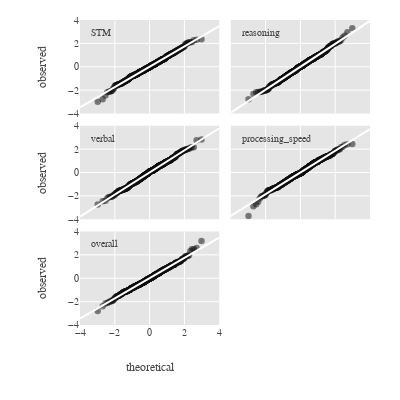

Here is the notebook cell this chart was saved with:
### Markdown cell above
## Regress Cognitive Scores on to Health Factor Scores

### Code cell
adj = 'bonferroni'
r1_regressions, r1_models = ws.regression_analyses(
	'%s ~ F1 + F2', comp_scores, Zcc, n_comparisons=15)

## QQ-Plots of residuals from linear regression models
qq_nms, qq_res = np.empty([3, 2], dtype='object'), np.empty([3,2], dtype='object')
for im, m in enumerate(r1_models):
	ir, ic = np.unravel_index(im, [3,2])
	qq_res[ir, ic] = probplot(m.resid, dist="norm")
	qq_nms[ir, ic] = m.model.endog_names

qq_f = wp.qq_plots(qq_res, qq_nms,
	layout_args = {'width': 400, 'height': 400}
)

iplot(qq_f)
if write_images:
	qq_f.write_image('./images/r1_qq.svg')

### Figure 1 — Plotly figure (JSON) as saved in the notebook; plotly's stock layout.template omitted (floating-point values rounded to 4 significant figures; data arrays with more than 128 entries replaced by an {"elided": "..."} marker saying what was removed)
{"data": [{"marker": {"color": "black", "opacity": 0.5, "size": 5}, "mode": "markers", "showlegend": false, "type": "scatter", "x": {"elided": "485 float values"}, "xaxis": "x", "y": {"elided": "485 float values"}, "yaxis": "y"}, {"line": {"color": "white", "width": 2}, "mode": "lines", "showlegend": false, "type": "scatter", "x": [-4, 4], "xaxis": "x", "y": [-3.482, 3.482], "yaxis": "y"}, {"marker": {"color": "black", "opacity": 0.5, "size": 5}, "mode": "markers", "showlegend": false, "type": "scatter", "x": {"elided": "485 float values"}, "xaxis": "x2", "y": {"elided": "485 float values"}, "yaxis": "y2"}, {"line": {"color": "white", "width": 2}, "mode": "lines", "showlegend": false, "type": "scatter", "x": [-4, 4], "xaxis": "x2", "y": [-3.918, 3.918], "yaxis": "y2"}, {"marker": {"color": "black", "opacity": 0.5, "size": 5}, "mode": "markers", "showlegend": false, "type": "scatter", "x": {"elided": "485 float values"}, "xaxis": "x3", "y": {"elided": "485 float values"}, "yaxis": "y3"}, {"line": {"color": "white", "width": 2}, "mode": "lines", "showlegend": false, "type": "scatter", "x": [-4, 4], "xaxis": "x3", "y": [-3.783, 3.783], "yaxis": "y3"}, {"marker": {"color": "black", "opacity": 0.5, "size": 5}, "mode": "markers", "showlegend": false, "type": "scatter", "x": {"elided": "485 float values"}, "xaxis": "x4", "y": {"elided": "485 float values"}, "yaxis": "y4"}, {"line": {"color": "white", "width": 2}, "mode": "lines", "showlegend": false, "type": "scatter", "x": [-4, 4], "xaxis": "x4", "y": [-3.711, 3.711], "yaxis": "y4"}, {"marker": {"color": "black", "opacity": 0.5, "size": 5}, "mode": "markers", "showlegend": false, "type": "scatter", "x": {"elided": "485 float values"}, "xaxis": "x5", "y": {"elided": "485 float values"}, "yaxis": "y5"}, {"line": {"color": "white", "width": 2}, "mode": "lines", "showlegend": false, "type": "scatter", "x": [-4, 4], "xaxis": "x5", "y": [-3.463, 3.463], "yaxis": "y5"}], "layout": {"annotations": [{"showarrow": false, "text": "STM", "x": -3.5, "xanchor": "left", "xref": "x", "y": 3.5, "yanchor": "top", "yref": "y"}, {"showarrow": false, "text": "reasoning", "x": -3.5, "xanchor": "left", "xref": "x2", "y": 3.5, "yanchor": "top", "yref": "y2"}, {"showarrow": false, "text": "verbal", "x": -3.5, "xanchor": "left", "xref": "x3", "y": 3.5, "yanchor": "top", "yref": "y3"}, {"showarrow": false, "text": "processing_speed", "x": -3.5, "xanchor": "left", "xref": "x4", "y": 3.5, "yanchor": "top", "yref": "y4"}, {"showarrow": false, "text": "overall", "x": -3.5, "xanchor": "left", "xref": "x5", "y": 3.5, "yanchor": "top", "yref": "y5"}], "height": 400, "margin": {"b": 75, "r": 30, "t": 20}, "width": 400, "xaxis": {"anchor": "y", "domain": [0, 0.48], "matches": "x5", "range": [-4, 4], "showticklabels": false, "zerolinecolor": "white"}, "xaxis2": {"anchor": "y2", "domain": [0.52, 1], "matches": "x6", "range": [-4, 4], "showticklabels": false, "zerolinecolor": "white"}, "xaxis3": {"anchor": "y3", "domain": [0, 0.48], "matches": "x5", "range": [-4, 4], "showticklabels": false, "zerolinecolor": "white"}, "xaxis4": {"anchor": "y4", "domain": [0.52, 1], "matches": "x6", "range": [-4, 4], "showticklabels": false, "zerolinecolor": "white"}, "xaxis5": {"anchor": "y5", "domain": [0, 0.48], "range": [-4, 4], "title": {"text": "theoretical"}, "zerolinecolor": "white"}, "xaxis6": {"anchor": "y6", "domain": [0.52, 1], "title": {"text": "theoretical"}}, "yaxis": {"anchor": "x", "domain": [0.6933, 1], "range": [-4, 4], "title": {"text": "observed"}}, "yaxis2": {"anchor": "x2", "domain": [0.6933, 1], "matches": "y", "range": [-4, 4], "showticklabels": false}, "yaxis3": {"anchor": "x3", "domain": [0.3467, 0.6533], "range": [-4, 4], "title": {"text": "observed"}}, "yaxis4": {"anchor": "x4", "domain": [0.3467, 0.6533], "matches": "y3", "range": [-4, 4], "showticklabels": false}, "yaxis5": {"anchor": "x5", "domain": [0, 0.3067], "range": [-4, 4], "title": {"text": "observed"}}, "yaxis6": {"anchor": "x6", "domain": [0, 0.3067], "matches": "y5", "showticklabels": false}}}
